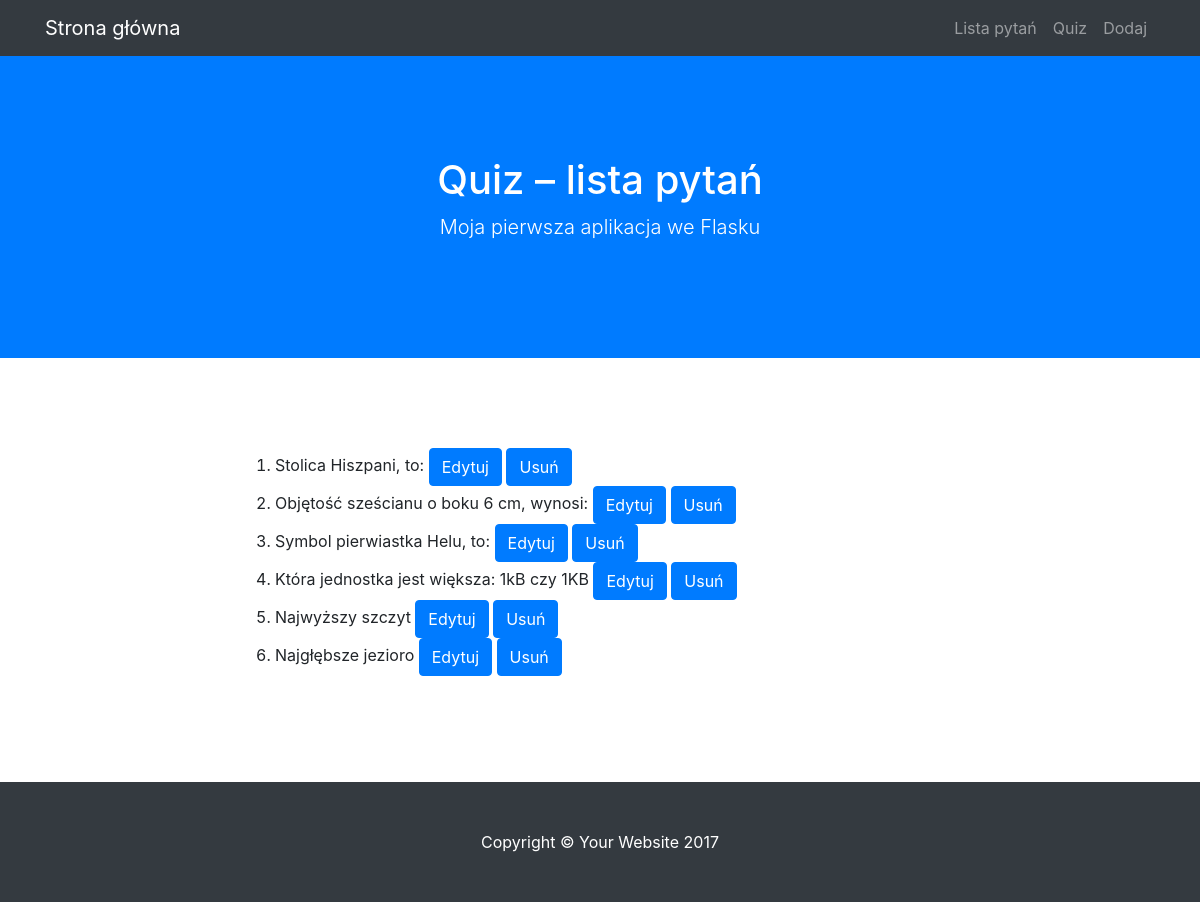
The app's page /lista, older data.
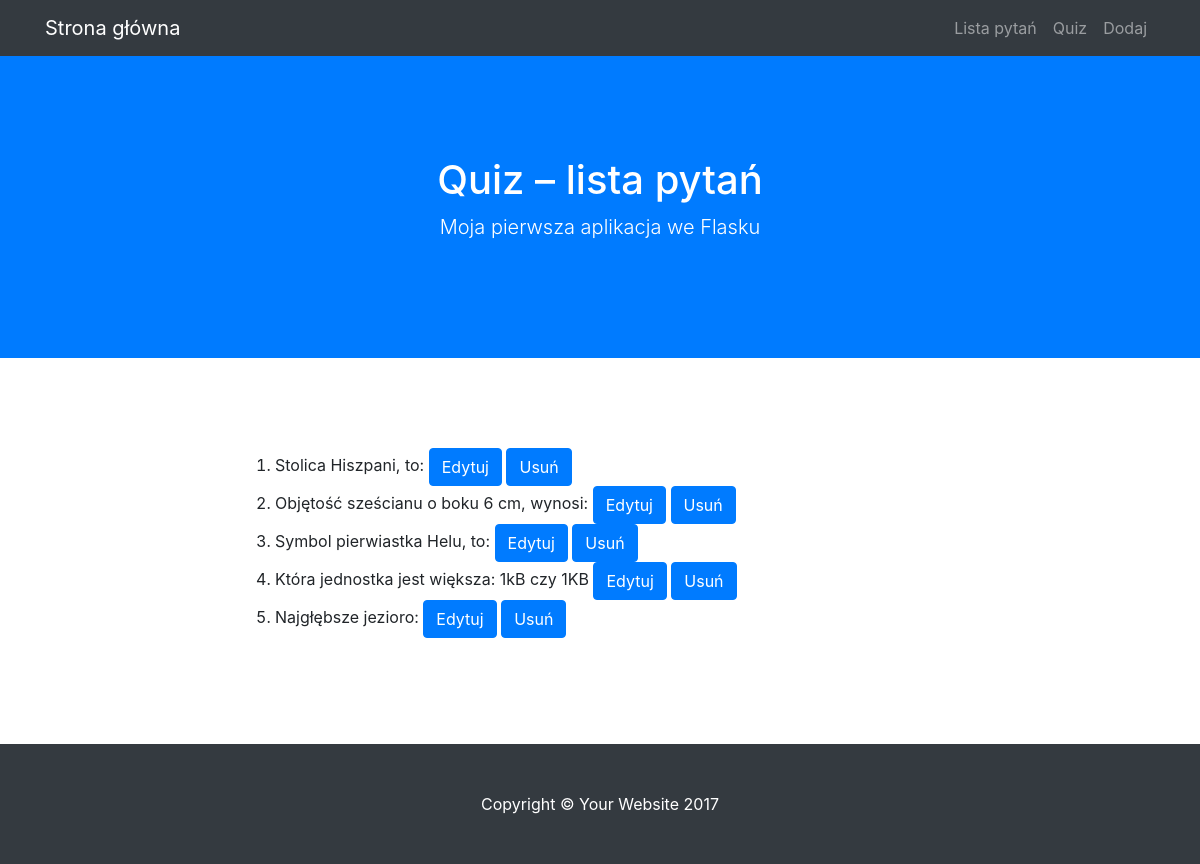
The same page, newer data.
### modele.py (models this page shows)
class BazaModel(Model):
    class Meta:
        database = baza

class Pytanie(BazaModel):
    pytanie = CharField(null=False)
    kategoria = ForeignKeyField(Kategoria, related_name='pytania')

### views.py (the view)
@app.route("/lista")
def lista():
    pytania = Pytanie.select()
    return render_template('lista.html', query = pytania)

### quiz.py (called while the page is built)
@app.before_request
def before_request():
    g.db = baza
    g.db.connect()

@app.after_request
def after_request(response):
    g.db.close()
    return response

### templates/lista.html (shortened to what this page needs)
{% extends "szablon.html" %}
{% block h1 %}Quiz – lista pytań{% endblock %}
{% block tresc %}
<ol>
    {% for p in query %}
    <li>
        {{ p.pytanie }}
        <a href="{{ url_for('edytuj', pid=p.id) }}" class="btn btn-primary">Edytuj</a>
        <a href="{{ url_for('usun', pid=p.id) }}" class="btn btn-primary">Usuń</a>
    </li>
    {% endfor %}
</ol>
{% endblock %}

Row changes from the older to the newer data that the page shows:
removed Pytanie: pytanie "Najgłębsze jezioro"
changed Pytanie: pytanie "Najwyższy szczyt" → "Najgłębsze jezioro:"
